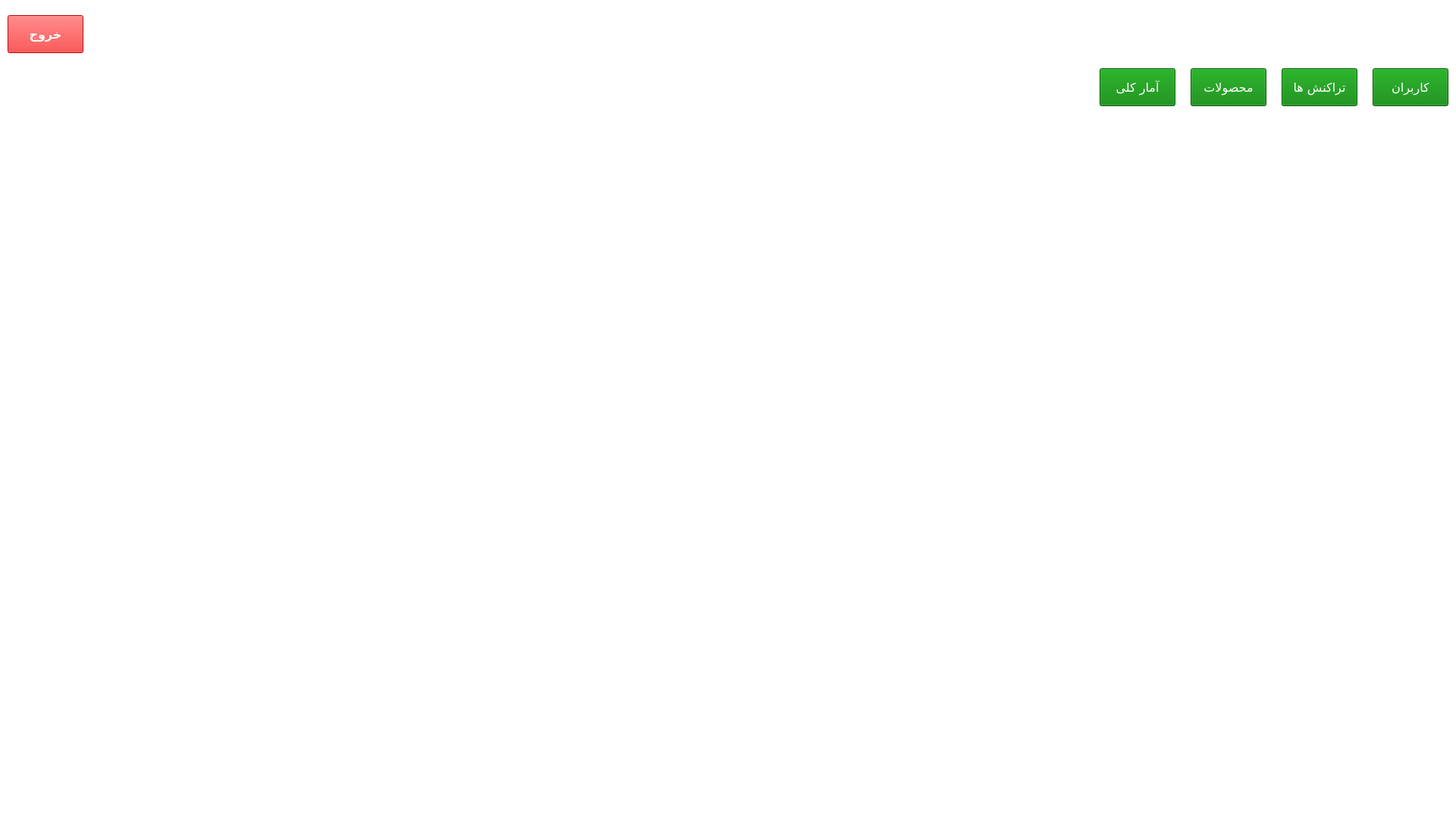
<?xml version="1.0" encoding="UTF-8"?>
<ui version="4.0">
 <class>adminpanel</class>
 <widget class="QWidget" name="adminpanel">
  <property name="geometry">
   <rect>
    <x>0</x>
    <y>0</y>
    <width>1920</width>
    <height>1080</height>
   </rect>
  </property>
  <property name="windowTitle">
   <string>Form</string>
  </property>
  <widget class="QGraphicsView" name="scene">
   <property name="geometry">
    <rect>
     <x>-1</x>
     <y>-1</y>
     <width>1980</width>
     <height>1200</height>
    </rect>
   </property>
   <property name="styleSheet">
    <string notr="true">background-image: url(:/images/background);</string>
   </property>
  </widget>
  <widget class="QLabel" name="adminLabel">
   <property name="geometry">
    <rect>
     <x>140</x>
     <y>20</y>
     <width>711</width>
     <height>50</height>
    </rect>
   </property>
   <property name="font">
    <font>
     <family>Yekan Bakh</family>
     <pointsize>10</pointsize>
     <weight>75</weight>
     <bold>true</bold>
    </font>
   </property>
   <property name="cursor">
    <cursorShape>ArrowCursor</cursorShape>
   </property>
   <property name="layoutDirection">
    <enum>Qt::RightToLeft</enum>
   </property>
   <property name="styleSheet">
    <string notr="true">color:white;</string>
   </property>
   <property name="text">
    <string/>
   </property>
   <property name="alignment">
    <set>Qt::AlignRight|Qt::AlignTrailing|Qt::AlignVCenter</set>
   </property>
  </widget>
  <widget class="QPushButton" name="logoutBtn">
   <property name="geometry">
    <rect>
     <x>10</x>
     <y>20</y>
     <width>100</width>
     <height>50</height>
    </rect>
   </property>
   <property name="font">
    <font>
     <family>Yekan Bakh</family>
     <pointsize>12</pointsize>
     <weight>75</weight>
     <bold>true</bold>
    </font>
   </property>
   <property name="cursor">
    <cursorShape>PointingHandCursor</cursorShape>
   </property>
   <property name="styleSheet">
    <string notr="true">background-color:red;
color:white;</string>
   </property>
   <property name="text">
    <string>خروج</string>
   </property>
  </widget>
  <widget class="QPushButton" name="userBtn">
   <property name="geometry">
    <rect>
     <x>1810</x>
     <y>90</y>
     <width>100</width>
     <height>50</height>
    </rect>
   </property>
   <property name="font">
    <font>
     <family>Yekan Bakh</family>
     <pointsize>12</pointsize>
    </font>
   </property>
   <property name="cursor">
    <cursorShape>PointingHandCursor</cursorShape>
   </property>
   <property name="styleSheet">
    <string notr="true">background-color:green;
color:white;</string>
   </property>
   <property name="text">
    <string>کاربران</string>
   </property>
   <property name="autoDefault">
    <bool>false</bool>
   </property>
   <property name="default">
    <bool>false</bool>
   </property>
   <property name="flat">
    <bool>false</bool>
   </property>
  </widget>
  <widget class="QPushButton" name="transactionBtn">
   <property name="geometry">
    <rect>
     <x>1690</x>
     <y>90</y>
     <width>100</width>
     <height>50</height>
    </rect>
   </property>
   <property name="font">
    <font>
     <family>Yekan Bakh</family>
     <pointsize>12</pointsize>
    </font>
   </property>
   <property name="cursor">
    <cursorShape>PointingHandCursor</cursorShape>
   </property>
   <property name="styleSheet">
    <string notr="true">background-color:green;
color:white;</string>
   </property>
   <property name="text">
    <string>تراکنش ها</string>
   </property>
   <property name="autoDefault">
    <bool>false</bool>
   </property>
   <property name="default">
    <bool>false</bool>
   </property>
   <property name="flat">
    <bool>false</bool>
   </property>
  </widget>
  <widget class="QPushButton" name="productBtn">
   <property name="geometry">
    <rect>
     <x>1570</x>
     <y>90</y>
     <width>100</width>
     <height>50</height>
    </rect>
   </property>
   <property name="font">
    <font>
     <family>Yekan Bakh</family>
     <pointsize>12</pointsize>
    </font>
   </property>
   <property name="cursor">
    <cursorShape>PointingHandCursor</cursorShape>
   </property>
   <property name="styleSheet">
    <string notr="true">background-color:green;
color:white;</string>
   </property>
   <property name="text">
    <string>محصولات</string>
   </property>
   <property name="autoDefault">
    <bool>false</bool>
   </property>
   <property name="default">
    <bool>false</bool>
   </property>
   <property name="flat">
    <bool>false</bool>
   </property>
  </widget>
  <widget class="QTableWidget" name="userTable">
   <property name="enabled">
    <bool>true</bool>
   </property>
   <property name="geometry">
    <rect>
     <x>10</x>
     <y>160</y>
     <width>1900</width>
     <height>800</height>
    </rect>
   </property>
   <property name="font">
    <font>
     <family>Yekan Bakh</family>
     <pointsize>10</pointsize>
    </font>
   </property>
   <property name="layoutDirection">
    <enum>Qt::RightToLeft</enum>
   </property>
   <property name="styleSheet">
    <string notr="true">background-color:white;</string>
   </property>
   <property name="frameShape">
    <enum>QFrame::NoFrame</enum>
   </property>
   <property name="rowCount">
    <number>0</number>
   </property>
   <property name="columnCount">
    <number>7</number>
   </property>
   <attribute name="horizontalHeaderVisible">
    <bool>false</bool>
   </attribute>
   <attribute name="horizontalHeaderCascadingSectionResizes">
    <bool>false</bool>
   </attribute>
   <attribute name="horizontalHeaderHighlightSections">
    <bool>true</bool>
   </attribute>
   <attribute name="horizontalHeaderShowSortIndicator" stdset="0">
    <bool>false</bool>
   </attribute>
   <attribute name="horizontalHeaderStretchLastSection">
    <bool>false</bool>
   </attribute>
   <attribute name="verticalHeaderVisible">
    <bool>true</bool>
   </attribute>
   <attribute name="verticalHeaderCascadingSectionResizes">
    <bool>false</bool>
   </attribute>
   <attribute name="verticalHeaderHighlightSections">
    <bool>true</bool>
   </attribute>
   <attribute name="verticalHeaderShowSortIndicator" stdset="0">
    <bool>false</bool>
   </attribute>
   <attribute name="verticalHeaderStretchLastSection">
    <bool>false</bool>
   </attribute>
   <column/>
   <column/>
   <column/>
   <column/>
   <column/>
   <column/>
   <column/>
  </widget>
  <widget class="QLabel" name="buyTitle">
   <property name="geometry">
    <rect>
     <x>410</x>
     <y>200</y>
     <width>140</width>
     <height>45</height>
    </rect>
   </property>
   <property name="font">
    <font>
     <family>Yekan Bakh</family>
     <pointsize>14</pointsize>
     <weight>75</weight>
     <bold>true</bold>
    </font>
   </property>
   <property name="styleSheet">
    <string notr="true">color:white;</string>
   </property>
   <property name="text">
    <string>خرید ها</string>
   </property>
   <property name="alignment">
    <set>Qt::AlignCenter</set>
   </property>
  </widget>
  <widget class="QTableWidget" name="buyTable">
   <property name="enabled">
    <bool>true</bool>
   </property>
   <property name="geometry">
    <rect>
     <x>9</x>
     <y>260</y>
     <width>950</width>
     <height>700</height>
    </rect>
   </property>
   <property name="font">
    <font>
     <family>Yekan Bakh</family>
     <pointsize>10</pointsize>
    </font>
   </property>
   <property name="layoutDirection">
    <enum>Qt::RightToLeft</enum>
   </property>
   <property name="styleSheet">
    <string notr="true">background-color:white;</string>
   </property>
   <property name="frameShape">
    <enum>QFrame::NoFrame</enum>
   </property>
   <property name="rowCount">
    <number>0</number>
   </property>
   <property name="columnCount">
    <number>6</number>
   </property>
   <attribute name="horizontalHeaderVisible">
    <bool>false</bool>
   </attribute>
   <attribute name="horizontalHeaderCascadingSectionResizes">
    <bool>false</bool>
   </attribute>
   <attribute name="horizontalHeaderHighlightSections">
    <bool>true</bool>
   </attribute>
   <attribute name="horizontalHeaderShowSortIndicator" stdset="0">
    <bool>false</bool>
   </attribute>
   <attribute name="horizontalHeaderStretchLastSection">
    <bool>false</bool>
   </attribute>
   <attribute name="verticalHeaderVisible">
    <bool>false</bool>
   </attribute>
   <attribute name="verticalHeaderCascadingSectionResizes">
    <bool>false</bool>
   </attribute>
   <attribute name="verticalHeaderHighlightSections">
    <bool>true</bool>
   </attribute>
   <attribute name="verticalHeaderShowSortIndicator" stdset="0">
    <bool>false</bool>
   </attribute>
   <attribute name="verticalHeaderStretchLastSection">
    <bool>false</bool>
   </attribute>
   <column/>
   <column/>
   <column/>
   <column/>
   <column/>
   <column/>
  </widget>
  <widget class="QTableWidget" name="payTable">
   <property name="enabled">
    <bool>true</bool>
   </property>
   <property name="geometry">
    <rect>
     <x>960</x>
     <y>260</y>
     <width>950</width>
     <height>700</height>
    </rect>
   </property>
   <property name="font">
    <font>
     <family>Yekan Bakh</family>
     <pointsize>10</pointsize>
    </font>
   </property>
   <property name="layoutDirection">
    <enum>Qt::RightToLeft</enum>
   </property>
   <property name="styleSheet">
    <string notr="true">background-color:white;</string>
   </property>
   <property name="frameShape">
    <enum>QFrame::NoFrame</enum>
   </property>
   <property name="rowCount">
    <number>0</number>
   </property>
   <property name="columnCount">
    <number>4</number>
   </property>
   <attribute name="horizontalHeaderVisible">
    <bool>false</bool>
   </attribute>
   <attribute name="horizontalHeaderCascadingSectionResizes">
    <bool>false</bool>
   </attribute>
   <attribute name="horizontalHeaderHighlightSections">
    <bool>true</bool>
   </attribute>
   <attribute name="horizontalHeaderShowSortIndicator" stdset="0">
    <bool>false</bool>
   </attribute>
   <attribute name="horizontalHeaderStretchLastSection">
    <bool>false</bool>
   </attribute>
   <attribute name="verticalHeaderVisible">
    <bool>false</bool>
   </attribute>
   <attribute name="verticalHeaderCascadingSectionResizes">
    <bool>false</bool>
   </attribute>
   <attribute name="verticalHeaderHighlightSections">
    <bool>true</bool>
   </attribute>
   <attribute name="verticalHeaderShowSortIndicator" stdset="0">
    <bool>false</bool>
   </attribute>
   <attribute name="verticalHeaderStretchLastSection">
    <bool>false</bool>
   </attribute>
   <column/>
   <column/>
   <column/>
   <column/>
  </widget>
  <widget class="QLabel" name="payTitle">
   <property name="geometry">
    <rect>
     <x>1380</x>
     <y>200</y>
     <width>140</width>
     <height>45</height>
    </rect>
   </property>
   <property name="font">
    <font>
     <family>Yekan Bakh</family>
     <pointsize>14</pointsize>
     <weight>75</weight>
     <bold>true</bold>
    </font>
   </property>
   <property name="styleSheet">
    <string notr="true">color:white;</string>
   </property>
   <property name="text">
    <string>پرداختی ها</string>
   </property>
   <property name="alignment">
    <set>Qt::AlignCenter</set>
   </property>
  </widget>
  <widget class="QTableWidget" name="productTable">
   <property name="enabled">
    <bool>true</bool>
   </property>
   <property name="geometry">
    <rect>
     <x>10</x>
     <y>160</y>
     <width>1900</width>
     <height>800</height>
    </rect>
   </property>
   <property name="font">
    <font>
     <family>Yekan Bakh</family>
     <pointsize>10</pointsize>
    </font>
   </property>
   <property name="layoutDirection">
    <enum>Qt::RightToLeft</enum>
   </property>
   <property name="styleSheet">
    <string notr="true">background-color:white;</string>
   </property>
   <property name="frameShape">
    <enum>QFrame::NoFrame</enum>
   </property>
   <property name="rowCount">
    <number>0</number>
   </property>
   <property name="columnCount">
    <number>7</number>
   </property>
   <attribute name="horizontalHeaderVisible">
    <bool>false</bool>
   </attribute>
   <attribute name="horizontalHeaderCascadingSectionResizes">
    <bool>false</bool>
   </attribute>
   <attribute name="horizontalHeaderHighlightSections">
    <bool>true</bool>
   </attribute>
   <attribute name="horizontalHeaderShowSortIndicator" stdset="0">
    <bool>false</bool>
   </attribute>
   <attribute name="horizontalHeaderStretchLastSection">
    <bool>false</bool>
   </attribute>
   <attribute name="verticalHeaderVisible">
    <bool>false</bool>
   </attribute>
   <attribute name="verticalHeaderCascadingSectionResizes">
    <bool>false</bool>
   </attribute>
   <attribute name="verticalHeaderHighlightSections">
    <bool>true</bool>
   </attribute>
   <attribute name="verticalHeaderShowSortIndicator" stdset="0">
    <bool>false</bool>
   </attribute>
   <attribute name="verticalHeaderStretchLastSection">
    <bool>false</bool>
   </attribute>
   <column/>
   <column/>
   <column/>
   <column/>
   <column/>
   <column/>
   <column/>
  </widget>
  <widget class="QPushButton" name="statisticBtn">
   <property name="geometry">
    <rect>
     <x>1450</x>
     <y>90</y>
     <width>100</width>
     <height>50</height>
    </rect>
   </property>
   <property name="font">
    <font>
     <family>Yekan Bakh</family>
     <pointsize>12</pointsize>
    </font>
   </property>
   <property name="cursor">
    <cursorShape>PointingHandCursor</cursorShape>
   </property>
   <property name="styleSheet">
    <string notr="true">background-color:green;
color:white;</string>
   </property>
   <property name="text">
    <string>آمار کلی</string>
   </property>
   <property name="autoDefault">
    <bool>false</bool>
   </property>
   <property name="default">
    <bool>false</bool>
   </property>
   <property name="flat">
    <bool>false</bool>
   </property>
  </widget>
  <widget class="QLabel" name="userStatisticLabel">
   <property name="geometry">
    <rect>
     <x>1020</x>
     <y>240</y>
     <width>150</width>
     <height>50</height>
    </rect>
   </property>
   <property name="font">
    <font>
     <family>Yekan Bakh</family>
     <pointsize>12</pointsize>
    </font>
   </property>
   <property name="cursor">
    <cursorShape>ArrowCursor</cursorShape>
   </property>
   <property name="layoutDirection">
    <enum>Qt::RightToLeft</enum>
   </property>
   <property name="styleSheet">
    <string notr="true">color:white;</string>
   </property>
   <property name="text">
    <string>تعداد کاربران</string>
   </property>
   <property name="alignment">
    <set>Qt::AlignCenter</set>
   </property>
  </widget>
  <widget class="QLabel" name="userStatisticInput">
   <property name="geometry">
    <rect>
     <x>710</x>
     <y>240</y>
     <width>240</width>
     <height>50</height>
    </rect>
   </property>
   <property name="font">
    <font>
     <family>Yekan Bakh</family>
     <pointsize>12</pointsize>
    </font>
   </property>
   <property name="cursor">
    <cursorShape>ArrowCursor</cursorShape>
   </property>
   <property name="layoutDirection">
    <enum>Qt::RightToLeft</enum>
   </property>
   <property name="styleSheet">
    <string notr="true">color:white;</string>
   </property>
   <property name="text">
    <string>19</string>
   </property>
   <property name="alignment">
    <set>Qt::AlignCenter</set>
   </property>
  </widget>
  <widget class="QLabel" name="customerStatisticLabel">
   <property name="geometry">
    <rect>
     <x>1020</x>
     <y>310</y>
     <width>150</width>
     <height>50</height>
    </rect>
   </property>
   <property name="font">
    <font>
     <family>Yekan Bakh</family>
     <pointsize>12</pointsize>
    </font>
   </property>
   <property name="cursor">
    <cursorShape>ArrowCursor</cursorShape>
   </property>
   <property name="layoutDirection">
    <enum>Qt::RightToLeft</enum>
   </property>
   <property name="styleSheet">
    <string notr="true">color:white;</string>
   </property>
   <property name="text">
    <string>تعداد فروشندگان</string>
   </property>
   <property name="alignment">
    <set>Qt::AlignCenter</set>
   </property>
  </widget>
  <widget class="QLabel" name="customerStatisticInput">
   <property name="geometry">
    <rect>
     <x>710</x>
     <y>310</y>
     <width>240</width>
     <height>50</height>
    </rect>
   </property>
   <property name="font">
    <font>
     <family>Yekan Bakh</family>
     <pointsize>12</pointsize>
    </font>
   </property>
   <property name="cursor">
    <cursorShape>ArrowCursor</cursorShape>
   </property>
   <property name="layoutDirection">
    <enum>Qt::RightToLeft</enum>
   </property>
   <property name="styleSheet">
    <string notr="true">color:white;</string>
   </property>
   <property name="text">
    <string>5</string>
   </property>
   <property name="alignment">
    <set>Qt::AlignCenter</set>
   </property>
  </widget>
  <widget class="QLabel" name="productStatisticInput">
   <property name="geometry">
    <rect>
     <x>710</x>
     <y>380</y>
     <width>240</width>
     <height>50</height>
    </rect>
   </property>
   <property name="font">
    <font>
     <family>Yekan Bakh</family>
     <pointsize>12</pointsize>
    </font>
   </property>
   <property name="cursor">
    <cursorShape>ArrowCursor</cursorShape>
   </property>
   <property name="layoutDirection">
    <enum>Qt::RightToLeft</enum>
   </property>
   <property name="styleSheet">
    <string notr="true">color:white;</string>
   </property>
   <property name="text">
    <string>49</string>
   </property>
   <property name="alignment">
    <set>Qt::AlignCenter</set>
   </property>
  </widget>
  <widget class="QLabel" name="productStatisticLabel">
   <property name="geometry">
    <rect>
     <x>1020</x>
     <y>380</y>
     <width>150</width>
     <height>50</height>
    </rect>
   </property>
   <property name="font">
    <font>
     <family>Yekan Bakh</family>
     <pointsize>12</pointsize>
    </font>
   </property>
   <property name="cursor">
    <cursorShape>ArrowCursor</cursorShape>
   </property>
   <property name="layoutDirection">
    <enum>Qt::RightToLeft</enum>
   </property>
   <property name="styleSheet">
    <string notr="true">color:white;</string>
   </property>
   <property name="text">
    <string>تعداد کالا ها</string>
   </property>
   <property name="alignment">
    <set>Qt::AlignCenter</set>
   </property>
  </widget>
  <widget class="QLabel" name="buyStatisticLabel">
   <property name="geometry">
    <rect>
     <x>1020</x>
     <y>450</y>
     <width>150</width>
     <height>50</height>
    </rect>
   </property>
   <property name="font">
    <font>
     <family>Yekan Bakh</family>
     <pointsize>12</pointsize>
    </font>
   </property>
   <property name="cursor">
    <cursorShape>ArrowCursor</cursorShape>
   </property>
   <property name="layoutDirection">
    <enum>Qt::RightToLeft</enum>
   </property>
   <property name="styleSheet">
    <string notr="true">color:white;</string>
   </property>
   <property name="text">
    <string>مجموع فروش</string>
   </property>
   <property name="alignment">
    <set>Qt::AlignCenter</set>
   </property>
  </widget>
  <widget class="QLabel" name="buyStatisticInput">
   <property name="geometry">
    <rect>
     <x>710</x>
     <y>450</y>
     <width>240</width>
     <height>50</height>
    </rect>
   </property>
   <property name="font">
    <font>
     <family>Yekan Bakh</family>
     <pointsize>12</pointsize>
    </font>
   </property>
   <property name="cursor">
    <cursorShape>ArrowCursor</cursorShape>
   </property>
   <property name="layoutDirection">
    <enum>Qt::RightToLeft</enum>
   </property>
   <property name="styleSheet">
    <string notr="true">color:white;</string>
   </property>
   <property name="text">
    <string>23000000</string>
   </property>
   <property name="alignment">
    <set>Qt::AlignCenter</set>
   </property>
  </widget>
  <widget class="QLabel" name="payStatisticInput">
   <property name="geometry">
    <rect>
     <x>710</x>
     <y>530</y>
     <width>240</width>
     <height>50</height>
    </rect>
   </property>
   <property name="font">
    <font>
     <family>Yekan Bakh</family>
     <pointsize>12</pointsize>
    </font>
   </property>
   <property name="cursor">
    <cursorShape>ArrowCursor</cursorShape>
   </property>
   <property name="layoutDirection">
    <enum>Qt::RightToLeft</enum>
   </property>
   <property name="styleSheet">
    <string notr="true">color:white;</string>
   </property>
   <property name="text">
    <string>19000000</string>
   </property>
   <property name="alignment">
    <set>Qt::AlignCenter</set>
   </property>
  </widget>
  <widget class="QLabel" name="payStatisticLabel">
   <property name="geometry">
    <rect>
     <x>1020</x>
     <y>530</y>
     <width>150</width>
     <height>50</height>
    </rect>
   </property>
   <property name="font">
    <font>
     <family>Yekan Bakh</family>
     <pointsize>12</pointsize>
    </font>
   </property>
   <property name="cursor">
    <cursorShape>ArrowCursor</cursorShape>
   </property>
   <property name="layoutDirection">
    <enum>Qt::RightToLeft</enum>
   </property>
   <property name="styleSheet">
    <string notr="true">color:white;</string>
   </property>
   <property name="text">
    <string>مجموع پرداختی ها</string>
   </property>
   <property name="alignment">
    <set>Qt::AlignCenter</set>
   </property>
  </widget>
  <zorder>userTable</zorder>
  <zorder>scene</zorder>
  <zorder>adminLabel</zorder>
  <zorder>logoutBtn</zorder>
  <zorder>userBtn</zorder>
  <zorder>transactionBtn</zorder>
  <zorder>productBtn</zorder>
  <zorder>buyTitle</zorder>
  <zorder>buyTable</zorder>
  <zorder>payTable</zorder>
  <zorder>payTitle</zorder>
  <zorder>productTable</zorder>
  <zorder>statisticBtn</zorder>
  <zorder>userStatisticLabel</zorder>
  <zorder>userStatisticInput</zorder>
  <zorder>customerStatisticLabel</zorder>
  <zorder>customerStatisticInput</zorder>
  <zorder>productStatisticInput</zorder>
  <zorder>productStatisticLabel</zorder>
  <zorder>buyStatisticLabel</zorder>
  <zorder>buyStatisticInput</zorder>
  <zorder>payStatisticInput</zorder>
  <zorder>payStatisticLabel</zorder>
 </widget>
 <resources/>
 <connections/>
</ui>
